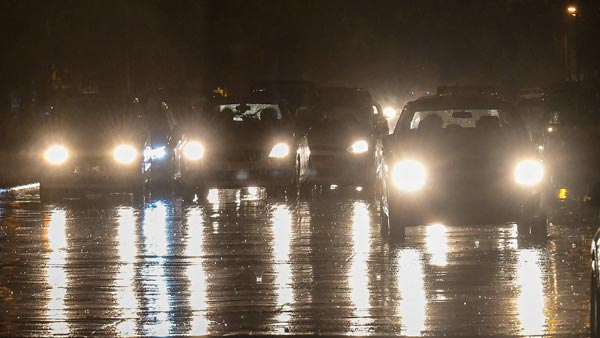
#> input picture Image/vehicle-lights-1-1541743976.jpg, 600 x 338 px
$ jupyter execute TryLightDetection04.ipynb
#> lines starting #> are read from the running program, lines starting #| are printed output that depends on the picture; after the words box and inside, x2 and y2 are one past the last pixel; in counts of white or black regions, pixels touching at a corner belong together
[cell 1]
import PIL as pil
from matplotlib import pyplot as plt
import numpy as np
import math
from datetime import datetime
import cv2

[cell 2]
def img2array(img):
    nrow = img.size[1]
    ncol = img.size[0]
    img_map = img.load()
    myarray = np.zeros([nrow,ncol,3], dtype=np.uint8)
    for i in range(nrow):
        for j in range(ncol):
            myarray[i,j,0] = img_map[j,i][0]
            myarray[i,j,1] = img_map[j,i][1]
            myarray[i,j,2] = img_map[j,i][2]
    return myarray

def rgb2gray(rgb):

    r, g, b = rgb[:,:,0], rgb[:,:,1], rgb[:,:,2]
    gray = 0.2989 * r + 0.5870 * g + 0.1140 * b

    return gray

def imgthreshold(gray, thres):
    nrow = gray.shape[0]
    ncol = gray.shape[1]
    output = np.zeros([nrow,ncol], dtype=np.uint8)
    for i in range(nrow):
        for j in range(ncol):
            if gray[i,j] > thres:
                output[i,j] = 255
    return output

# Try to get the rectangle surrounding the objects
def getRecs(thresimg, max_obj_width, max_obj_height):

    x, y = [], []
    minx = []
    maxx = []
    miny = []
    maxy = []

    nR, nC = thresimg.shape

#     print("nR: ", nR)
#     print("nC: ", nC)

    for i in range(nR):
        for j in range(nC):
            if np.abs(thresimg[i,j]) > 200:
                x.append(j)
                y.append(i)

#     print("len(x): ", len(x))


    tmpx = np.copy(x)
    tmpy = np.copy(y)

    count = 1

    while len(tmpx)>0:
    # for k in range(1):

#         print("count: ", count)

        current_maxx = tmpx[0]
        current_maxy = tmpy[0]
        current_minx = tmpx[0]
        current_miny = tmpy[0]

        current_x = tmpx[0]
        current_y = tmpy[0]

# [6 lines of commented-out code are left out]
        j_max = min (nC, current_x + int(max_obj_width/2)) - current_x
        for j in range(j_max):
            isfound = 0
            for i in range(-int(max_obj_height/2),int(max_obj_height/2)):
                if current_y + i >= 0 and current_y + i < nR and thresimg[current_y + i, current_x + j] > 200:
                    isfound = 1
                    break
            if isfound == 0:
#                 print("j: ", j)
                current_maxx = current_maxx + j
                break
            elif isfound == 1 and j == j_max - 1:
#                 print("j: ", j)
                current_maxx = current_maxx + j


        # get the min x
        j_max = current_x - max(0, current_x - int(max_obj_width/2))
        for j in range(j_max):
            isfound = 0
            for i in range(-int(max_obj_height/2),int(max_obj_height/2)):
                if current_y + i >= 0 and current_y + i < nR and thresimg[current_y + i, current_x - j] > 200:
                    isfound = 1
                    break
            if isfound == 0:
#                 print("j: ", j)
                current_minx = current_minx - j
                break
            elif isfound == 1 and j == j_max - 1:
#                 print("j: ", j)
                current_minx = current_minx - j


        # get the maxy
        i_max = min(nR, current_y + int(max_obj_height/2)) - current_y
        for i in range(i_max):
            isfound = 0
            for j in range(-int(max_obj_width/2),int(max_obj_width/2)):
                if  current_x + j >= current_minx and current_x + j < current_maxx and thresimg[current_y + i, current_x + j] > 200:
                    isfound = 1
                    break
            if isfound == 0:
#                 print("i: ", i)
                current_maxy = current_maxy + i
                break
            elif isfound == 1 and i == i_max - 1:
#                 print("i: ", i)
                current_maxy = current_maxy + i


        # get the miny
        i_max = current_y - max(0, current_y - int(max_obj_height/2))
        for i in range(i_max):
            isfound = 0
            for j in range(-int(max_obj_width/2),int(max_obj_width/2)):
                if current_x + j >= current_minx and current_x + j < current_maxx and thresimg[current_y - i, current_x + j] > 200:
                    isfound = 1
                    break
            if isfound == 0:
#                 print("i: ", i)
                current_miny = current_miny - i
                break
            elif isfound == 1 and i == int(max_obj_height/2) - 1:
#                 print("i: ", i)
                current_miny = current_miny - i


# [4 lines of commented-out code are left out]

        minx.append(current_minx)
        maxx.append(current_maxx)
        miny.append(current_miny)
        maxy.append(current_maxy)

        # Remove the current object
        newx = []
        newy = []

        for i in range(len(tmpx)):
            if tmpx[i] > current_maxx or tmpx[i] < current_minx or tmpy[i] > current_maxy or tmpy[i] < current_miny:
                newx.append(tmpx[i])
                newy.append(tmpy[i])

        tmpx = newx
        tmpy = newy

#         print("new len: ", len(newx))
        count = count + 1


# plt.imshow(orig1_rgb)
# plt.autoscale(False)
# plt.plot(x,y, 'ro')

    return minx, maxx, miny, maxy

def filterUsingWidthHeightRatio(minx, maxx, miny, maxy, ratio_min, ratio_max):
    outminx = []
    outmaxx = []
    outminy = []
    outmaxy = []

    for i in range(len(minx)):
        deltax = maxx[i] - minx[i]
        deltay = maxy[i] - miny[i]
        if deltax/deltay > ratio_min and deltax/deltay < ratio_max:
            outminx.append(minx[i])
            outmaxx.append(maxx[i])
            outminy.append(miny[i])
            outmaxy.append(maxy[i])


    return outminx, outmaxx, outminy, outmaxy

def filterUsingSize(minx, maxx, miny, maxy, thres_size):
    outminx = []
    outmaxx = []
    outminy = []
    outmaxy = []

    for i in range(len(minx)):
        deltax = maxx[i] - minx[i]
        deltay = maxy[i] - miny[i]
        if deltax > thres_size or deltay > thres_size:
            outminx.append(minx[i])
            outmaxx.append(maxx[i])
            outminy.append(miny[i])
            outmaxy.append(maxy[i])


    return outminx, outmaxx, outminy, outmaxy

def couplingLightCandidates(minx, maxx, miny, maxy, diffy_tol):
    not_coupling = []
    coupling_list = []
    for i in range(len(minx)):
        not_coupling.append(i)

    while len(not_coupling) > 1:
        target_idx = not_coupling[0]
        caldidate_idx = not_coupling[1]
        couple_idx  = caldidate_idx
        targetmidy = (maxy[target_idx] + miny[target_idx])/2
        caldidatemidy = (maxy[caldidate_idx] + miny[caldidate_idx])/2
        diffy = abs(caldidatemidy - targetmidy)
#         print("target_idx: ", target_idx)
#         print("caldidate_idx: ", couple_idx)
#         print("diffy: ", diffy)
        if len(not_coupling) > 2:
            for j in range(2,len(not_coupling)):
                caldidate_idx = not_coupling[j]
                caldidatemidy = (maxy[caldidate_idx] + miny[caldidate_idx])/2
# [4 lines of commented-out code are left out]
                if abs(caldidatemidy - targetmidy) < diffy:
                    diffy = abs(caldidatemidy - targetmidy)
                    couple_idx = caldidate_idx

        new_not_coupling = []

        if diffy > diffy_tol:
            for j in range(len(not_coupling)):
                if not_coupling[j] != target_idx:
                    new_not_coupling.append(not_coupling[j])
        else:
            coupling_list.append((target_idx, couple_idx))
            for j in range(len(not_coupling)):
                if not_coupling[j] != target_idx  and not_coupling[j] != couple_idx:
                    new_not_coupling.append(not_coupling[j])


        not_coupling = new_not_coupling


    return coupling_list

def getCouplingList(myminx, mymaxx, myminy, mymaxy, mycoupling_list, y_tol, y_ratmin, y_ratmax, x_ratmin, x_ratmax):
    outputCouplingList = []
    for i in range(len(mycoupling_list)):
        target_idx, couple_idx = mycoupling_list[i]
        print( target_idx , " " , couple_idx)
        targetmidy = (mymaxy[target_idx] + myminy[target_idx])/2
        couplemidy = (mymaxy[couple_idx] + myminy[couple_idx])/2
        diffy = abs(couplemidy - targetmidy)
        targetdeltax = mymaxx[target_idx] - myminx[target_idx]
        coupledeltax = mymaxx[couple_idx] - myminx[couple_idx]
        targetdeltay = mymaxy[target_idx] - myminy[target_idx]
        coupledeltay = mymaxy[couple_idx] - myminy[couple_idx]
        print("targetmaxy: ", mymaxy[target_idx])
        print("targetminy: ", myminy[target_idx])
        print("couplemaxy: ", mymaxy[couple_idx])
        print("coupleminy: ", myminy[couple_idx])
        print("diffy: ", diffy)
        print("targetdeltax: ", targetdeltax)
        print("targetdeltay: ", targetdeltay)
        print("coupledeltax: ", coupledeltax)
        print("coupledeltay: ", coupledeltay)

        if diffy < y_tol and coupledeltax/targetdeltax > x_ratmin and coupledeltax/targetdeltax < x_ratmax and coupledeltay/targetdeltay > y_ratmin and coupledeltay/targetdeltay < y_ratmax:
            outputCouplingList.append(mycoupling_list[i])

    return outputCouplingList

def getCoupleRecs(myminx, mymaxx, myminy, mymaxy, mycoupling_list):
    outminx = []
    outmaxx = []
    outminy = []
    outmaxy = []
    for i in range(len(mycoupling_list)):
        target_idx, couple_idx = mycoupling_list[i]
        outminx.append(min(myminx[target_idx], myminx[couple_idx]))
        outmaxx.append(max(mymaxx[target_idx], mymaxx[couple_idx]))
        outminy.append(min(myminy[target_idx], myminy[couple_idx]))
        outmaxy.append(max(mymaxy[target_idx], mymaxy[couple_idx]))

    return outminx, outmaxx, outminy, outmaxy

[cell 3]
# vehicle-lights-1-1541743976.jpg
orig1 = cv2.imread("../Image/vehicle-lights-1-1541743976.jpg")
#> orig1 is the input picture: shape (338, 600, 3); mean B, G, R 79.8, 93.6, 107.1
orig1_rgb = cv2.cvtColor(orig1, cv2.COLOR_BGR2RGB)

plt.imshow(orig1_rgb)

[cell 4]
grayscale = cv2.cvtColor(orig1_rgb, cv2.COLOR_RGB2GRAY)
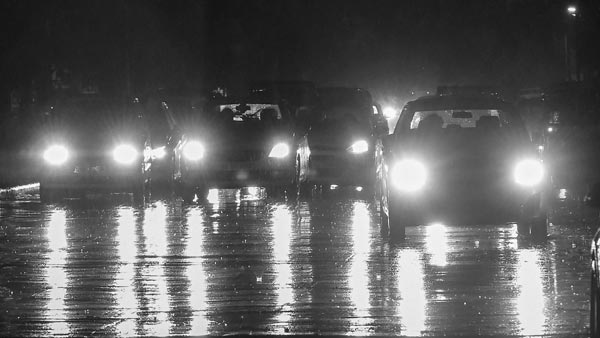
#> grayscale: shape (338, 600); min 15, max 254, mean 96.1
plt.imshow(grayscale, cmap='gray')

[cell 5]
dst = cv2.calcHist(grayscale, [0], None, [256], [0,256])
#> dst = 256 values, max 92 at index 30, min 0 at index 0, mean 2.34

plt.hist(grayscale.ravel(),256,[0,256])
plt.title('Histogram for gray scale image')
plt.show()
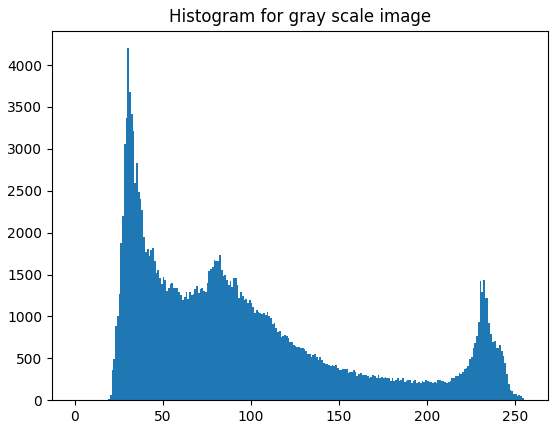
#> figure drawn by matplotlib, 1 panel; tallest bar 4201 high, from x = 30 to 31

[cell 6]
thresimg = imgthreshold(grayscale, 200)
#> after the loop in imgthreshold, `for i in range(nrow):`:
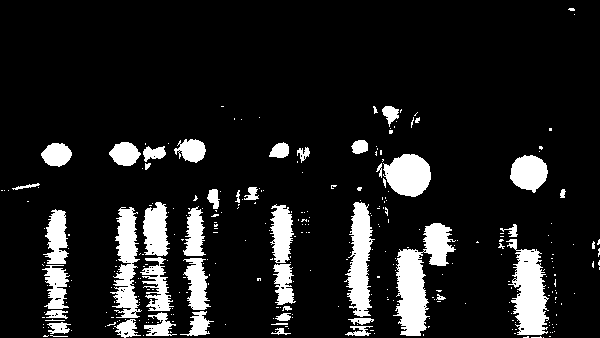
#> output: shape (338, 600); 12% white; 307 white regions (260 under 20 px), largest, box (x1, y1, x2, y2) and area: (393, 223, 456, 336) 3097, (506, 239, 549, 335) 2356, (344, 202, 375, 317) 1997
plt.imshow(thresimg, cmap='gray')

[cell 7]
# Finding the squares
myminx, mymaxx, myminy, mymaxy = getRecs(thresimg, 70, 150)
#> myminx = 115 values, max 596 at index 61, min 1 at index 32, mean 333.5; mymaxx = 115 values, max 599 at index 61, min 3 at index 32, mean 355.5; myminy = 115 values, max 335 at index 114, min 7 at index 0, mean 216.8; mymaxy = 115 values, max 337 at index 89, min 11 at index 0, mean 238.4
# filter using ratio
myminx, mymaxx, myminy, mymaxy = filterUsingWidthHeightRatio(myminx, mymaxx, myminy, mymaxy, 0.8, 1.5)
#> the loop in filterUsingWidthHeightRatio, `for i in range(len(minx)):` made 115 passes
#> (deltax, deltay) on passes 1 to 12: (8, 4), (8, 2), (4, 2), (35, 24), (48, 24), (2, 2), (2, 3), (2, 2), (4, 4), (51, 5), (34, 25), (19, 15)
#> deltax on pass 14: 24
# filter using size
myminx, mymaxx, myminy, mymaxy = filterUsingSize(myminx, mymaxx, myminy, mymaxy, 8)
#> the loop in filterUsingSize, `for i in range(len(minx)):` made 29 passes
# Coupling the

[cell 8]
import matplotlib
f, axarr = plt.subplots(1,1, figsize=(20, 20))
axarr.imshow(orig1_rgb)
for i in range(len(myminx)):
    current_minx = myminx[i]
    current_maxx = mymaxx[i]
    current_miny = myminy[i]
    current_maxy = mymaxy[i]
    delta_x = current_maxx - current_minx
    delta_y = current_maxy - current_miny
    axarr.add_patch( matplotlib.patches.Rectangle((current_minx, current_miny), delta_x, delta_y, fc ='none', ec='g', lw = 2))
#> this loop made 11 passes
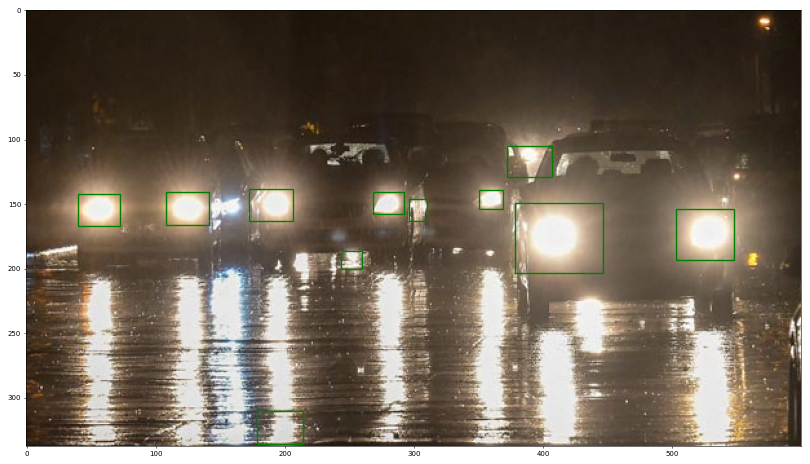
#> figure drawn by matplotlib, 1 panel

[cell 9]
# Get the coupling candidate
mycoupling_list = couplingLightCandidates(myminx, mymaxx, myminy, mymaxy, 5)
#> the loop in couplingLightCandidates, `for i in range(len(minx)):` made 11 passes
#> the loop in couplingLightCandidates, `while len(not_coupling) > 1:` made 7 passes
# Validate using rules
getCouplingList(myminx, mymaxx, myminy, mymaxy, mycoupling_list, 5, 0.3, 1.8, 0.3, 1.8)
#> the loop in getCouplingList, `for i in range(len(mycoupling_list)):` made 3 passes
#> (printed output is left out)
#> Out = [(1, 4), (3, 5), (7, 8)]

[cell 10]
coupleminx, couplemaxx, coupleminy, couplemaxy = getCoupleRecs(myminx, mymaxx, myminy, mymaxy, mycoupling_list)
#> the loop in getCoupleRecs, `for i in range(len(mycoupling_list)):` made 3 passes

[cell 11]
import matplotlib
f, axarr = plt.subplots(1,1, figsize=(20, 20))
axarr.imshow(orig1_rgb)
for i in range(len(coupleminx)):
    current_minx = coupleminx[i]
    current_maxx = couplemaxx[i]
    current_miny = coupleminy[i]
    current_maxy = couplemaxy[i]
    delta_x = current_maxx - current_minx
    delta_y = current_maxy - current_miny
    axarr.add_patch( matplotlib.patches.Rectangle((current_minx, current_miny), delta_x, delta_y, fc ='none', ec='g', lw = 2))
#> this loop made 3 passes

$ run again, with Image/are-blue-light-blocking-glasses-good-for-night-driving_512x350.jpg copied over Image/vehicle-lights-1-1541743976.jpg
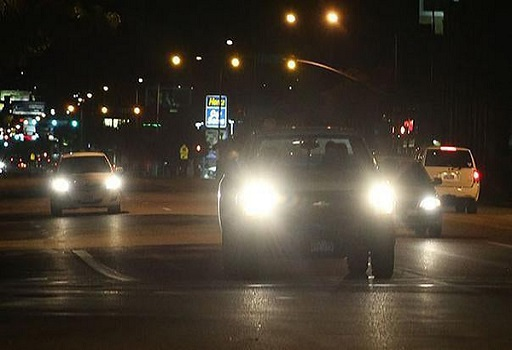
#> input picture Image/are-blue-light-blocking-glasses-good-for-night-driving_512x350.jpg, 512 x 350 px
#> orig1 is the input picture: shape (350, 512, 3); mean B, G, R 46.4, 57.7, 66
#> dst = 256 values, max 74 at index 13, min 0 at index 0, mean 2
#> after the loop in imgthreshold, `for i in range(nrow):`:
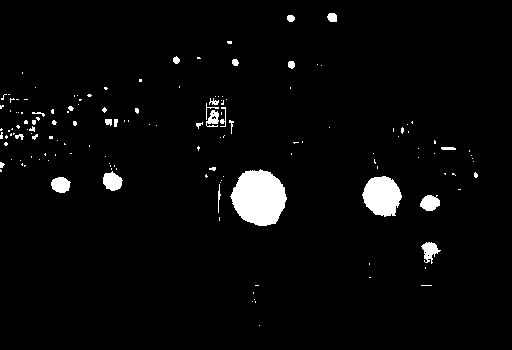
#> output: shape (350, 512); 3.3% white; 148 white regions (120 under 20 px), largest, box (x1, y1, x2, y2) and area: (230, 169, 287, 226) 2372, (362, 176, 402, 217) 1194, (103, 171, 123, 191) 278
#> myminx = 106 values, max 470 at index 67, min 0 at index 24, mean 208.2; mymaxx = 106 values, max 478 at index 67, min 28 at index 9, mean 227.6; myminy = 106 values, max 324 at index 105, min 12 at index 0, mean 142.4; mymaxy = 106 values, max 326 at index 105, min 22 at index 0, mean 148.9
#> the loop in filterUsingWidthHeightRatio, `for i in range(len(minx)):` made 106 passes
#> (deltax, deltay) on passes 1 to 8: (11, 10), (9, 8), (19, 4), (8, 9), (8, 3), (20, 8), (9, 9), (2, 2)
#> the loop in filterUsingSize, `for i in range(len(minx)):` made 24 passes
#> the loop `for i in range(len(myminx)):` made 10 passes
#> `[cell 8] import matplotlib f, axarr = plt.subplots(1,1, figsize=(20, 2..`:
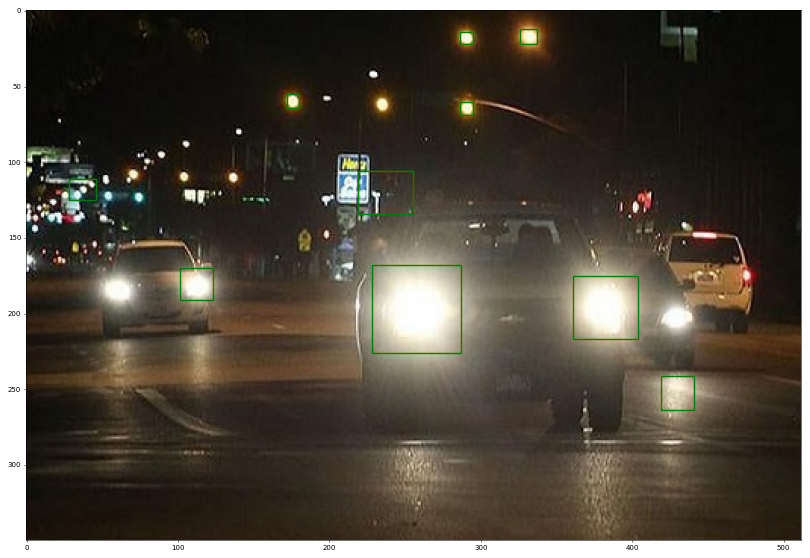
#> figure drawn by matplotlib, 1 panel
#> the loop in couplingLightCandidates, `for i in range(len(minx)):` made 10 passes
#> the loop in couplingLightCandidates, `while len(not_coupling) > 1:` made 5 passes
#> the loop in getCouplingList, `for i in range(len(mycoupling_list)):` made 4 passes
#> (printed output is left out)
#> Out = [(0, 1), (4, 5), (6, 8)]
#> the loop in getCoupleRecs, `for i in range(len(mycoupling_list)):` made 4 passes
#> the loop `for i in range(len(coupleminx)):` made 4 passes
